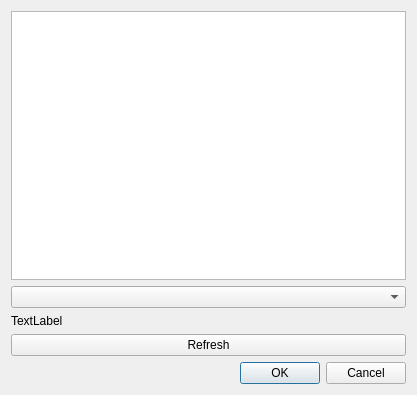
<?xml version="1.0" encoding="UTF-8"?>
<ui version="4.0">
 <class>inputinfodialog</class>
 <widget class="QDialog" name="inputinfodialog">
  <property name="geometry">
   <rect>
    <x>0</x>
    <y>0</y>
    <width>417</width>
    <height>395</height>
   </rect>
  </property>
  <property name="windowTitle">
   <string>Dialog</string>
  </property>
  <layout class="QGridLayout" name="gridLayout">
   <item row="0" column="0">
    <widget class="QPlainTextEdit" name="plainTextInfo"/>
   </item>
   <item row="1" column="0">
    <widget class="QComboBox" name="comboAudioDevice"/>
   </item>
   <item row="5" column="0">
    <widget class="QDialogButtonBox" name="buttonBox">
     <property name="orientation">
      <enum>Qt::Orientation::Horizontal</enum>
     </property>
     <property name="standardButtons">
      <set>QDialogButtonBox::StandardButton::Cancel|QDialogButtonBox::StandardButton::Ok</set>
     </property>
    </widget>
   </item>
   <item row="2" column="0">
    <widget class="QLabel" name="labelAudioInfo">
     <property name="text">
      <string>TextLabel</string>
     </property>
    </widget>
   </item>
   <item row="3" column="0">
    <widget class="QPushButton" name="btnRefresh">
     <property name="text">
      <string>Refresh</string>
     </property>
    </widget>
   </item>
  </layout>
 </widget>
 <resources/>
 <connections>
  <connection>
   <sender>buttonBox</sender>
   <signal>accepted()</signal>
   <receiver>inputinfodialog</receiver>
   <slot>accept()</slot>
   <hints>
    <hint type="sourcelabel">
     <x>248</x>
     <y>254</y>
    </hint>
    <hint type="destinationlabel">
     <x>157</x>
     <y>274</y>
    </hint>
   </hints>
  </connection>
  <connection>
   <sender>buttonBox</sender>
   <signal>rejected()</signal>
   <receiver>inputinfodialog</receiver>
   <slot>reject()</slot>
   <hints>
    <hint type="sourcelabel">
     <x>316</x>
     <y>260</y>
    </hint>
    <hint type="destinationlabel">
     <x>286</x>
     <y>274</y>
    </hint>
   </hints>
  </connection>
 </connections>
</ui>
